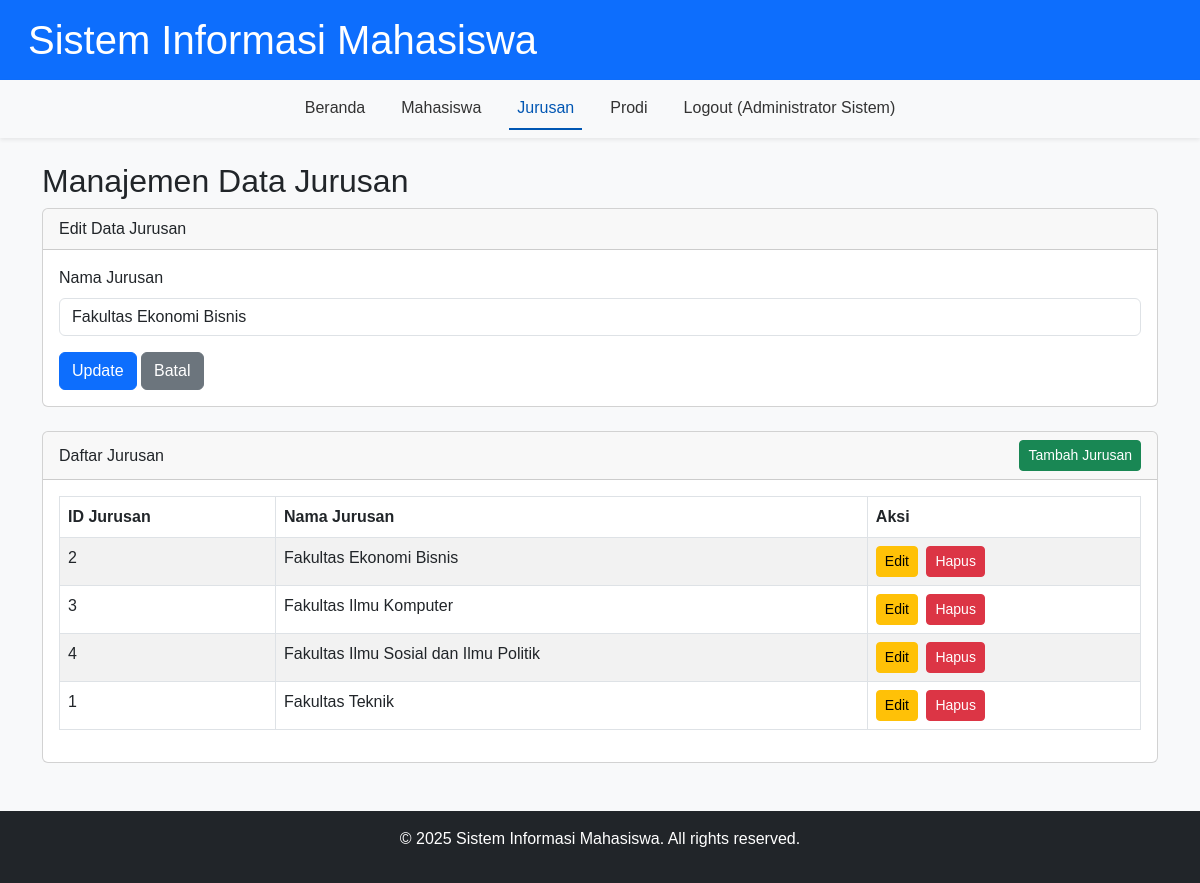
The app's page /jurusan.php?action=edit&id=2 (signed in) with its own data.
### tables this page shows
CREATE TABLE `users` (
  `userId` varchar(30) NOT NULL,
  `passw` varchar(100) NOT NULL,
  `nama` varchar(50) NOT NULL
);

CREATE TABLE `jurusan` (
  `id_jurusan` int(2) NOT NULL,
  `nama_jurusan` varchar(100) NOT NULL
);

### functions.php (called while the page is built, shortened)
<?php
function sanitize_input($conn, $data) {
    $data = trim($data);
    $data = stripslashes($data);
    $data = htmlspecialchars($data);
    return $conn->real_escape_string($data);
}
function is_logged_in() {
    return isset($_SESSION['user_id']);
}
function get_current_user_name() {
    global $conn;
    if (is_logged_in()) {
        $stmt = $conn->prepare("SELECT nama FROM users WHERE userId = ?");
        $stmt->bind_param("s", $_SESSION['user_id']);
        $stmt->execute();
        $result = $stmt->get_result();
        if ($result->num_rows === 1) {
            $row = $result->fetch_assoc();
            return $row['nama'];
        }
    }
    return 'Tamu';
}
?>

### jurusan.php (the view, shortened to what this page needs)
<?php
include 'config.php';
include 'functions.php';
include 'header.php';
$action = isset($_GET['action']) ? sanitize_input($conn, $_GET['action']) : 'read';
$jurusan_data = [];
if ($action === 'edit') {
    $id_jurusan_edit = (int)$_GET['id'];
    $stmt = $conn->prepare("SELECT * FROM jurusan WHERE id_jurusan = ?");
    $stmt->bind_param("i", $id_jurusan_edit);
    $stmt->execute();
    $result = $stmt->get_result();
    if ($result->num_rows === 1) {
        $jurusan_data = $result->fetch_assoc();
    } else {
        $message = "Data jurusan tidak ditemukan.";
        $message_type = "danger";
        $action = 'read';
    }
}
?>
<h2>Manajemen Data Jurusan</h2>
<?php if ($action === 'add' || $action === 'edit'): ?>
    <div class="card mb-4">
        <div class="card-header">
            <?= ($action === 'add') ? 'Tambah Data Jurusan Baru' : 'Edit Data Jurusan' ?>
        </div>
        <div class="card-body">
            <form action="jurusan.php" method="POST">
                <div class="mb-3">
                    <label for="nama_jurusan" class="form-label">Nama Jurusan</label>
                    <input type="text" class="form-control" id="nama_jurusan" name="nama_jurusan" value="<?= ($action === 'edit') ? htmlspecialchars($jurusan_data['nama_jurusan']) : '' ?>" required>
                </div>
                <button type="submit" name="<?= ($action === 'add') ? 'add_jurusan' : 'edit_jurusan' ?>" class="btn btn-primary">
                    <?= ($action === 'add') ? 'Tambah' : 'Update' ?>
                </button>
                <a href="jurusan.php" class="btn btn-secondary">Batal</a>
            </form>
        </div>
    </div>
<?php endif; ?>
<div class="card">
    <div class="card-header d-flex justify-content-between align-items-center">
        Daftar Jurusan
        <a href="jurusan.php?action=add" class="btn btn-success btn-sm">Tambah Jurusan</a>
    </div>
    <div class="card-body">
        <div class="table-responsive">
            <table class="table table-bordered table-striped">
                <thead>
                    <tr>
                        <th>ID Jurusan</th>
                        <th>Nama Jurusan</th>
                        <th>Aksi</th>
                    </tr>
                </thead>
                <tbody>
                    <?php
                    $sql = "SELECT * FROM jurusan ORDER BY nama_jurusan ASC";
                    $result = $conn->query($sql);
                    if ($result->num_rows > 0) {
                        while ($row = $result->fetch_assoc()) {
                            ?>
                            <tr>
                                <td><?= htmlspecialchars($row['id_jurusan']) ?></td>
                                <td><?= htmlspecialchars($row['nama_jurusan']) ?></td>
                                <td>
                                    <a href="jurusan.php?action=edit&id=<?= urlencode($row['id_jurusan']) ?>" class="btn btn-warning btn-sm me-1">Edit</a>
                                    <a href="jurusan.php?action=delete&id=<?= urlencode($row['id_jurusan']) ?>" class="btn btn-danger btn-sm" onclick="return confirm('Apakah Anda yakin ingin menghapus data ini? Semua prodi yang terkait harus dihapus terlebih dahulu.');">Hapus</a>
                                </td>
                            </tr>
                            <?php
                        }
                    } else {
                        echo "<tr><td colspan='3' class='text-center'>Tidak ada data jurusan.</td></tr>";
                    }
                    ?>
                </tbody>
            </table>
        </div>
    </div>
</div>
<?php
include 'footer.php';
?>

### header.php (shortened to what this page needs)
<!DOCTYPE html>
<html lang="id">
<head>
    <link href="https://cdn.jsdelivr.net/npm/bootstrap@5.3.0/dist/css/bootstrap.min.css" rel="stylesheet">
    <link rel="stylesheet" href="https://cdnjs.cloudflare.com/ajax/libs/font-awesome/6.0.0-beta3/css/all.min.css">
    <link rel="stylesheet" href="style.css">
</head>
<body>
    <header class="bg-primary text-white p-3">
        <div class="container-fluid">
            <h1 class="mb-0">Sistem Informasi Mahasiswa</h1>
        </div>
    </header>
    <nav class="navbar navbar-expand-lg navbar-light bg-light shadow-sm">
        <div class="container-fluid">
            <div class="collapse navbar-collapse" id="navbarNav">
                <ul class="navbar-nav mx-auto">
                    <li class="nav-item">
                        <a class="nav-link <?= (basename($_SERVER['PHP_SELF']) == 'dashboard.php') ? 'active' : '' ?>" href="dashboard.php">Beranda</a>
                    </li>
                    <li class="nav-item">
                        <a class="nav-link <?= (basename($_SERVER['PHP_SELF']) == 'mahasiswa.php') ? 'active' : '' ?>" href="mahasiswa.php">Mahasiswa</a>
                    </li>
                    <li class="nav-item">
                        <a class="nav-link <?= (basename($_SERVER['PHP_SELF']) == 'jurusan.php') ? 'active' : '' ?>" href="jurusan.php">Jurusan</a>
                    </li>
                    <li class="nav-item">
                        <a class="nav-link <?= (basename($_SERVER['PHP_SELF']) == 'prodi.php') ? 'active' : '' ?>" href="prodi.php">Prodi</a>
                    </li>
                    <li class="nav-item">
                        <a class="nav-link" href="logout.php">Logout (<?= get_current_user_name() ?>)</a>
                    </li>
                </ul>
            </div>
        </div>
    </nav>
    <main class="container mt-4 mb-5">

### style.css (style rules this page uses)
body { display: flex; flex-direction: column; min-height: 100vh; font-family: Arial, sans-serif; background-color: #f8f9fa; }
header { background-color: #0056b3 !important; }
.navbar-nav .nav-link { color: #333; font-weight: 500; margin: 0 10px; }
.navbar-nav .nav-link.active, .navbar-nav .nav-link:hover { color: #0056b3; border-bottom: 2px solid #0056b3; }

### records on screen
users: nama "Administrator Sistem"
jurusan: nama_jurusan "Fakultas Ekonomi Bisnis", id_jurusan "2"
jurusan: id_jurusan "3", nama_jurusan "Fakultas Ilmu Komputer"
jurusan: id_jurusan "4", nama_jurusan "Fakultas Ilmu Sosial dan Ilmu Politik"
jurusan: id_jurusan "1", nama_jurusan "Fakultas Teknik"
